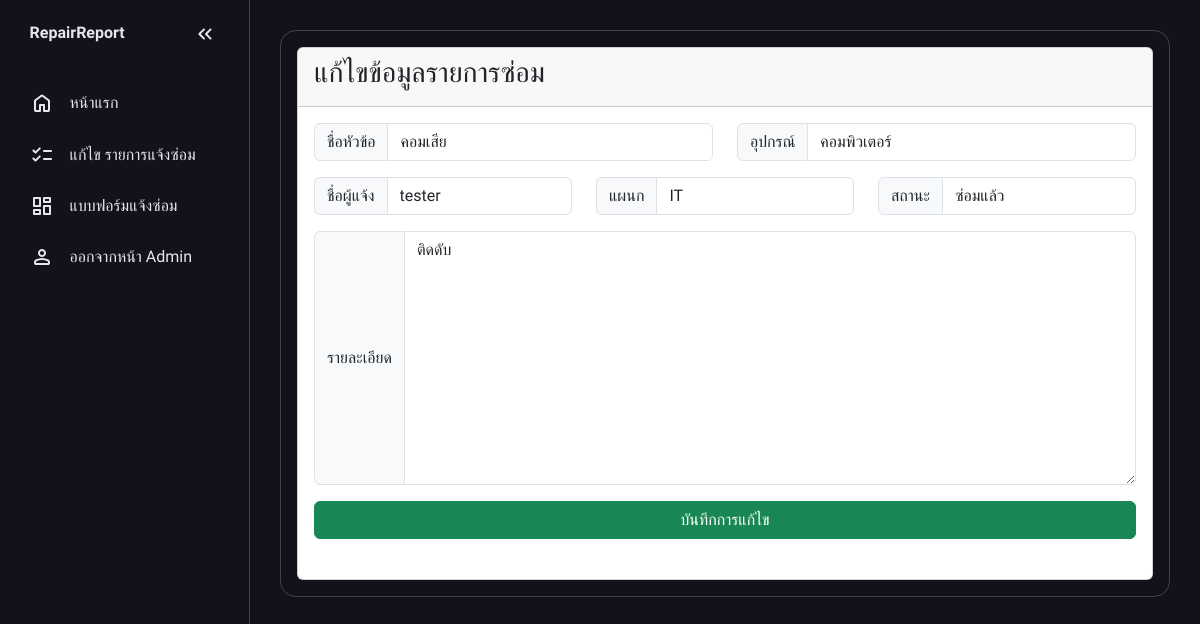
Screenshot of /edit2/2/ with the database file from the repository.
### RepairReportMaker/models.py (models this page shows, shortened)
class Report(models.Model):
    Status_Choice = [
        ('Waiting','รอดำเนินการ'),
        ('In Progress','กำลังดำเนินการ'),
        ('Fixed','ซ่อมแล้ว')
    ]
    Topic = models.CharField(max_length=250)
    Department = models.CharField(max_length=250)
    User = models.CharField(max_length=100)
    Computer_Equipment = models.CharField(max_length=250)
    Details = models.CharField(max_length=1000)
    Status = models.CharField(max_length=13,choices=Status_Choice,default='Waiting')
    Date = models.DateTimeField(auto_now_add=True)

### RepairReportMaker/views.py (the view)
# urls.py: path('edit2/<int:pk>/',views.edit_report,name='edit_report'),
def edit_report(request,pk):
    report = get_object_or_404(Report,pk=pk)
    if request.method == "POST":
        form = ReportForm(request.POST , instance=report)
        if form.is_valid():
            form.save()
            messages.success(request, 'บันทึกข้อมูลเรียบร้อยแล้ว!')
            return redirect("/admin_index")
    else:
        form = ReportForm(instance=report)
    return render(request,'Admin_edit_Report.html',{'form':form, 'Report':report})

### RepairReportMaker/form.py
class ReportForm(forms.ModelForm):
    class Meta:
        model = Report
        fields = ['Topic','User','Computer_Equipment','Department','Details','Status']
        widgets = {
            'Topic' : forms.TextInput(attrs={"class":"form-control"}),
            'Computer_Equipment' : forms.TextInput(attrs={"class":"form-control"}),
            'User' : forms.TextInput(attrs={"class":"form-control"}),
            'Department' : forms.TextInput(attrs={"class":"form-control"}),
            'Details' : forms.Textarea(attrs={"class":"form-control"}),
            'Status' : forms.Select(attrs={"class":"form-control"}),
        }

### RepairReportMaker/templates/Admin_edit_Report.html (shortened to what this page needs)
{% extends "Admin_base.html"%}
{% block content %}
<form method="post">
    <div class="card">
        <div class="card-header"><h3>แก้ไขข้อมูลรายการซ่อม</h3></div>
        <div class="card-body p-3">
            <div class="row">
                <div class="col">
                    <div class="input-group mb-3">
                        <span class="input-group-text" id="basic-addon1">ชื่อหัวข้อ</span>
                        {{ form.Topic }}
                    </div>
                </div>
                <div class="col">
                    <div class="input-group mb-3">
                        <span class="input-group-text" id="basic-addon1">อุปกรณ์</span>
                        {{ form.Computer_Equipment }}
                    </div>
                </div>
            </div>
            <div class="row">
                <div class="col">
                    <div class="input-group mb-3">
                        <span class="input-group-text" id="basic-addon1">ชื่อผู้แจ้ง</span>
                        {{ form.User }}
                    </div>
                </div>
                <div class="col">
                    <div class="input-group mb-3">
                        <span class="input-group-text" id="basic-addon1">แผนก</span>
                        {{ form.Department }}
                    </div>
                </div>
                <div class="col">
                    <div class="input-group mb-3">
                        <span class="input-group-text" id="basic-addon1">สถานะ</span>
                        {{ form.Status }}
                    </div>
                </div>
            </div>
            <div class="row">
                <div class="col">
                    <div class="input-group mb-3">
                        <span class="input-group-text" id="basic-addon1">รายละเอียด</span>
                        {{ form.Details }}
                    </div>
                </div>
            </div>
            <div class="row">
                <div class="col">
                    <div class="d-grid gap-2">
                        <button type="submit" class="btn btn-success">บันทึกการแก้ไข</button>
                    </div>
                </div>
            </div>
            <br>
        </div>
    </div>
</form>
{% endblock %}

### RepairReportMaker/static/css/style.css (style rules this page uses)
:root { --base-clr: #11121a; --line-clr: #42434a; --hover-clr: #222533; --text-clr: #e6e6ef; --accent-clr: #5e63ff; --secondary-text-clr: #b0b3c1; }
* { margin: 0; padding: 0; }
html { font-family: Poppins, 'Segoe UI', Tahoma, Geneva, Verdana, sans-serif; line-height: 1.5rem; }
body { min-height: 100vh; min-height: 100dvh; background-color: var(--base-clr); color: var(--text-clr); display: grid; grid-template-columns: auto 1fr; }

### RepairReportMaker/templates/Admin_base.html (style rules this page uses)
* { font-family: "Pridi", serif; font-weight: 300; font-style: normal; }

### rows the page displays
Report: Topic "คอมเสีย", Computer_Equipment "คอมพิวเตอร์", User "tester", Department "IT", Status "ซ่อมแล้ว", Details "ติดดับ"
